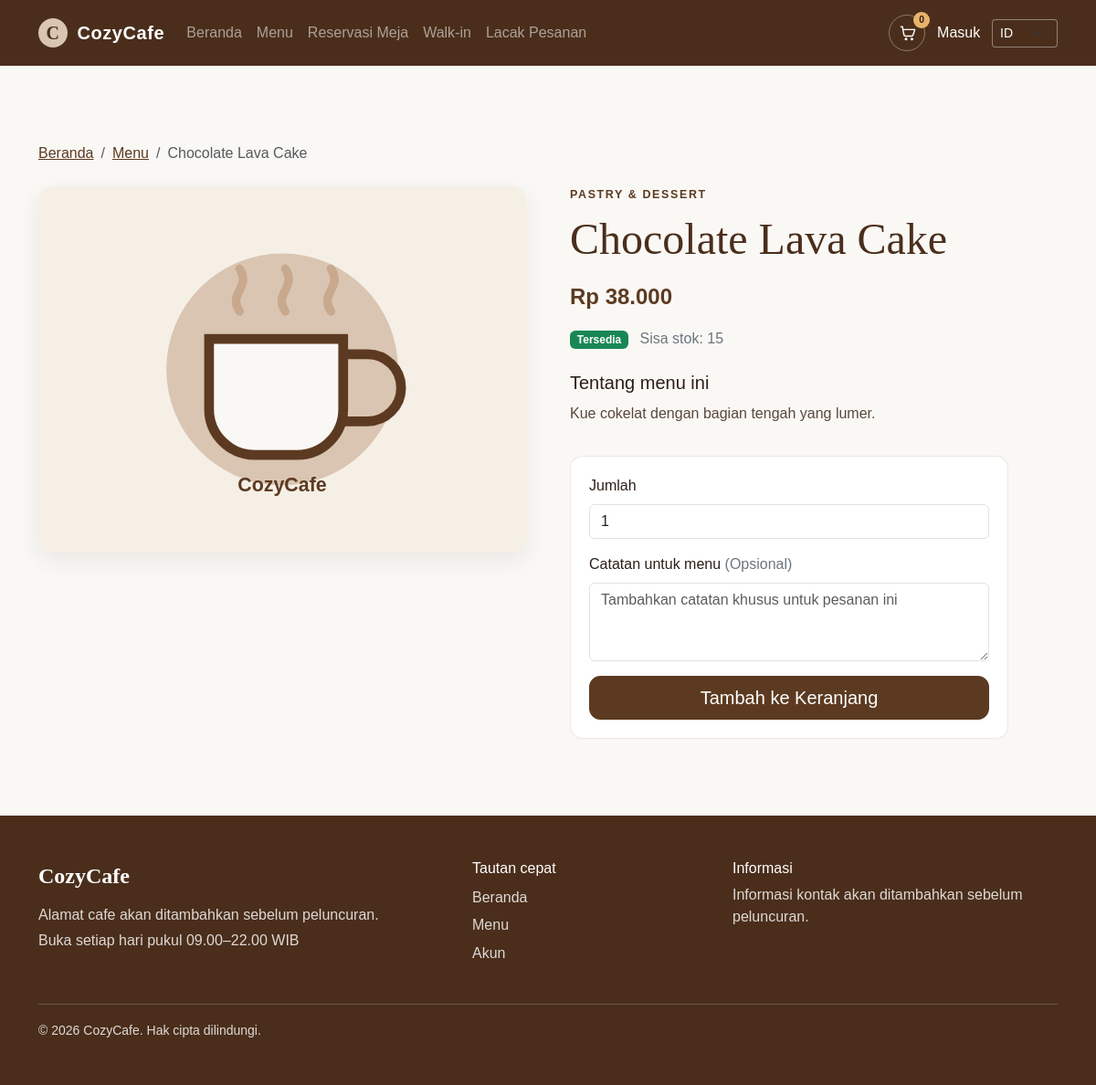
/customer/product-detail.php?slug=chocolate-lava-cake, run on the app's committed database.
### tables this page shows
CREATE TABLE IF NOT EXISTS products (
    id INT UNSIGNED NOT NULL AUTO_INCREMENT,
    category_id INT UNSIGNED NOT NULL,
    name VARCHAR(150) NOT NULL,
    slug VARCHAR(170) NOT NULL,
    image VARCHAR(255) NULL,
    description TEXT NULL,
    price DECIMAL(12,2) UNSIGNED NOT NULL,
    stock INT UNSIGNED NOT NULL DEFAULT 0,
    is_available TINYINT(1) NOT NULL DEFAULT 1,
    is_featured TINYINT(1) NOT NULL DEFAULT 0,
    created_at DATETIME NOT NULL DEFAULT CURRENT_TIMESTAMP,
    updated_at DATETIME NOT NULL DEFAULT CURRENT_TIMESTAMP ON UPDATE CURRENT_TIMESTAMP,
    PRIMARY KEY (id),
    UNIQUE KEY uq_products_slug (slug),
    KEY idx_products_category_available (category_id, is_available),
    KEY idx_products_featured_available (is_featured, is_available),
    CONSTRAINT fk_products_category
        FOREIGN KEY (category_id) REFERENCES categories (id)
        ON UPDATE CASCADE ON DELETE RESTRICT
);

CREATE TABLE IF NOT EXISTS categories (
    id INT UNSIGNED NOT NULL AUTO_INCREMENT,
    name VARCHAR(100) NOT NULL,
    slug VARCHAR(120) NOT NULL,
    sort_order INT NOT NULL DEFAULT 0,
    is_active TINYINT(1) NOT NULL DEFAULT 1,
    created_at DATETIME NOT NULL DEFAULT CURRENT_TIMESTAMP,
    PRIMARY KEY (id),
    UNIQUE KEY uq_categories_name (name),
    UNIQUE KEY uq_categories_slug (slug),
    KEY idx_categories_active_order (is_active, sort_order)
);

### includes/functions.php (called while the page is built, shortened)
<?php
function cozycafe_app_path(string $relativePath = ''): string
{
    require_once dirname(__DIR__) . DIRECTORY_SEPARATOR . 'config' . DIRECTORY_SEPARATOR . 'env.php';
    $appUrl = cozycafe_env('APP_URL', 'http://localhost/cozycafe');
    $basePath = parse_url((string) $appUrl, PHP_URL_PATH);
    $basePath = is_string($basePath) ? rtrim($basePath, '/') : '';
    return ($basePath === '' ? '' : $basePath) . '/' . $relativePath;
}
function e(string|int|float|null $value): string
{
    return htmlspecialchars((string) ($value ?? ''), ENT_QUOTES | ENT_SUBSTITUTE, 'UTF-8');
}
function format_rupiah(int|float|string $amount): string
{
    $numericAmount = (float) $amount;
    return 'Rp ' . number_format($numericAmount, 0, ',', '.');
}
function __(string $key, array $replacements = []): string
{
    $language = $_SESSION['lang'] ?? 'id';
    static $catalogues = [];
    if (!isset($catalogues[$language])) {
        $cataloguePath = dirname(__DIR__) . DIRECTORY_SEPARATOR . 'languages' . DIRECTORY_SEPARATOR . $language . '.php';
        $catalogue = require $cataloguePath;
        $catalogues[$language] = $catalogue;
    }
    $text = $catalogues[$language][$key] ?? null;
    $mappedReplacements = [];
    foreach ($replacements as $name => $value) {
        $mappedReplacements['{' . trim((string) $name, '{}') . '}'] = (string) $value;
    }
    return strtr($text, $mappedReplacements);
}

### config/env.php (called while the page is built, shortened)
<?php
function cozycafe_env(string $key, ?string $default = null): ?string
{
    $value = getenv($key);
    return $value === false ? $default : $value;
}

### includes/storefront.php (called while the page is built, shortened)
<?php
require_once __DIR__ . DIRECTORY_SEPARATOR . 'functions.php';
function cozycafe_storefront_image(?string $image, string $type): string
{
    $directory = $type === 'product' ? 'products' : 'banners';
    $fallback = $type === 'product'
        ? 'assets/images/menu-placeholder.svg'
        : 'assets/images/banner-placeholder.svg';
    if (
        is_string($image)
        && preg_match(
            '/\Auploads\/' . preg_quote($directory, '/') . '\/[A-Za-z0-9][A-Za-z0-9._-]{0,248}\.(?:jpe?g|png|webp)\z/i',
            $image
        ) === 1
    ) {
        $filePath = dirname(__DIR__) . DIRECTORY_SEPARATOR
            . str_replace('/', DIRECTORY_SEPARATOR, $image);
    }
    return cozycafe_app_path($fallback);
}
    ?>

### customer/product-detail.php (the view, shortened to what this page needs)
<?php
require_once dirname(__DIR__) . DIRECTORY_SEPARATOR . 'includes' . DIRECTORY_SEPARATOR . 'functions.php';
require_once dirname(__DIR__) . DIRECTORY_SEPARATOR . 'includes' . DIRECTORY_SEPARATOR . 'storefront.php';
$pdo = require dirname(__DIR__) . DIRECTORY_SEPARATOR . 'config' . DIRECTORY_SEPARATOR . 'database.php';
$requestedSlug = $_GET['slug'] ?? null;
$slug = is_string($requestedSlug) ? trim($requestedSlug) : '';
$product = null;
if ($slug !== '' && preg_match('/\A[a-zA-Z0-9][a-zA-Z0-9-]{0,169}\z/', $slug) === 1) {
    $productQuery = $pdo->prepare(
        'SELECT p.id, p.category_id, p.name, p.slug, p.image, p.description, p.price,
                p.stock, p.is_available, c.name AS category_name
         FROM products p
         INNER JOIN categories c ON c.id = p.category_id
         WHERE p.slug = :slug
           AND c.is_active = 1
         LIMIT 1'
    );
    $productQuery->execute(['slug' => $slug]);
    $result = $productQuery->fetch();
    $product = is_array($result) ? $result : null;
}
$inStock = $product !== null
    && (int) $product['stock'] > 0
    && (int) $product['is_available'] === 1;
require dirname(__DIR__) . DIRECTORY_SEPARATOR . 'includes' . DIRECTORY_SEPARATOR . 'header.php';
?>
<section class="section-space container">
    <?php if ($product === null): ?>
        <div class="empty-state empty-state--large text-center">
            <p class="eyebrow"><?= e(__('storefront.menu_eyebrow')) ?></p>
            <h1 class="h2"><?= e(__('storefront.product_not_found')) ?></h1>
            <p><?= e(__('storefront.product_not_found_intro')) ?></p>
            <a class="btn btn-cozy" href="<?= e(cozycafe_app_path('customer/menu.php')) ?>"><?= e(__('storefront.back_to_menu')) ?></a>
        </div>
    <?php else: ?>
        <nav class="mb-4" aria-label="<?= e(__('storefront.breadcrumb')) ?>">
            <ol class="breadcrumb">
                <li class="breadcrumb-item"><a href="<?= e(cozycafe_app_path()) ?>"><?= e(__('nav.home')) ?></a></li>
                <li class="breadcrumb-item"><a href="<?= e(cozycafe_app_path('customer/menu.php')) ?>"><?= e(__('nav.menu')) ?></a></li>
                <li class="breadcrumb-item active" aria-current="page"><?= e($product['name']) ?></li>
            </ol>
        </nav>
        <div class="row g-4 g-lg-5 align-items-start product-detail">
            <div class="col-12 col-lg-6">
                <img
                    class="product-detail__image"
                    src="<?= e(cozycafe_storefront_image(
                        isset($product['image']) && is_string($product['image']) ? $product['image'] : null,
                        'product'
                    )) ?>"
                    alt="<?= e($product['name']) ?>"
                >
            </div>
            <div class="col-12 col-lg-6">
                <p class="eyebrow"><?= e($product['category_name']) ?></p>
                <h1><?= e($product['name']) ?></h1>
                <p class="product-detail__price"><?= e(format_rupiah((string) $product['price'])) ?></p>
                <div class="mb-4">
                    <?php if ($inStock): ?>
                        <span class="badge text-bg-success"><?= e(__('storefront.available')) ?></span>
                        <span class="text-secondary ms-2">
                            <?= e(__('storefront.stock_remaining', ['count' => (int) $product['stock']])) ?>
                        </span>
                    <?php else: ?>
                        <span class="badge text-bg-secondary"><?= e(__('storefront.sold_out')) ?></span>
                    <?php endif; ?>
                </div>
                <h2 class="h5"><?= e(__('storefront.product_description')) ?></h2>
                <p class="product-detail__description">
                    <?= nl2br(e(
                        isset($product['description']) && is_string($product['description']) && $product['description'] !== ''
                            ? $product['description']
                            : __('storefront.no_description')
                    )) ?>
                </p>
                <form
                    class="product-order-controls"
                    method="post"
                    action="<?= e(cozycafe_app_path('customer/cart_action.php')) ?>"
                    data-cart-form
                >
                    <div class="mb-3">
                        <label class="form-label" for="quantity"><?= e(__('label.quantity')) ?></label>
                        <input
                            class="form-control"
                            id="quantity"
                            name="quantity"
                            type="number"
                            min="1"
                            max="<?= e(max(1, (int) $product['stock'])) ?>"
                            value="1"
                            <?= !$inStock ? 'disabled' : '' ?>
                        >
                    </div>
                    <div class="mb-3">
                        <label class="form-label" for="item-notes">
                            <?= e(__('storefront.item_notes')) ?>
                            <span class="text-secondary">(<?= e(__('common.optional')) ?>)</span>
                        </label>
                        <textarea
                            class="form-control"
                            id="item-notes"
                            name="item_notes"
                            rows="3"
                            maxlength="255"
                            placeholder="<?= e(__('storefront.item_notes_placeholder')) ?>"
                            <?= !$inStock ? 'disabled' : '' ?>
                        ></textarea>
                    </div>
                    <button class="btn btn-cozy btn-lg w-100" type="submit"<?= !$inStock ? ' disabled' : '' ?>>
                        <?= e(__('button.add_to_cart')) ?>
                    </button>
                </form>
            </div>
        </div>
    <?php endif; ?>
</section>
<?php require dirname(__DIR__) . DIRECTORY_SEPARATOR . 'includes' . DIRECTORY_SEPARATOR . 'footer.php'; ?>

### assets/css/style.css (style rules this page uses)
:root { --color-primary: #5C3A21; --color-primary-dark: #4A2E1B; --color-secondary: #F5EFE6; --color-accent: #D9C5B2; --color-accent-dark: #C8A98E; --color-background: #FAF8F5; --color-text: #2C1E16; --radius-card: 16px; --shadow-soft: 0 8px 24px rgba(44, 30, 22, 0.08); }
* { box-sizing: border-box; }
body { margin: 0; background: var(--color-background); color: var(--color-text); font-family: Arial, sans-serif; }
a { color: var(--color-primary); }
.btn-cozy { border-color: var(--color-primary); border-radius: 12px; background: var(--color-primary); color: #fff; }
.eyebrow { margin-bottom: 0.65rem; color: var(--color-primary); font-size: 0.78rem; font-weight: 700; letter-spacing: 0.13em; text-transform: uppercase; }
.section-space { padding-top: clamp(3rem, 7vw, 5.5rem); padding-bottom: clamp(3rem, 7vw, 5.5rem); }
.product-card__price, .product-detail__price { color: var(--color-primary); font-size: 1.2rem; font-weight: 700; }
.product-detail__image { width: 100%; max-height: 560px; border-radius: var(--radius-card); background: var(--color-secondary); box-shadow: var(--shadow-soft); object-fit: cover; }
.product-detail h1 { color: var(--color-primary-dark); font-family: Georgia, "Times New Roman", serif; font-size: clamp(2rem, 4vw, 3.2rem); }
.product-detail__price { margin: 1rem 0; font-size: 1.5rem; }
.product-detail__description { color: #59483c; line-height: 1.75; }
.product-order-controls { max-width: 30rem; margin-top: 2rem; padding: 1.25rem; border: 1px solid rgba(92, 58, 33, 0.12); border-radius: 14px; background: #fff; }

### data on the page
products: name "Chocolate Lava Cake", category.name "PASTRY & DESSERT", price "Rp 38.000", stock "Sisa stok: 15", description "Kue cokelat dengan bagian tengah yang lumer.", quantity "1", item_notes "Tambahkan catatan khusus untuk pesanan ini"

### other printed values
__('nav.home') "Beranda"
__('nav.menu') "Menu"
__('nav.reservations') "Reservasi Meja"
__('nav.walkin') "Walk-in"
__('nav.track_order') "Lacak Pesanan"
$cartCount > 99 ? '99+' : $cartCount "0"
$customerId !== null ? __('nav.account') : __('nav.login') "Masuk"
__('storefront.available') "Tersedia"
__('storefront.product_description') "Tentang menu ini"
__('label.quantity') "Jumlah"
__('storefront.item_notes') "Catatan untuk menu"
__('common.optional') "Opsional"
__('button.add_to_cart') "Tambah ke Keranjang"
__('storefront.footer_address_pending') "Alamat cafe akan ditambahkan sebelum peluncuran."
__('storefront.operating_hours') "Buka setiap hari pukul 09.00–22.00 WIB"
